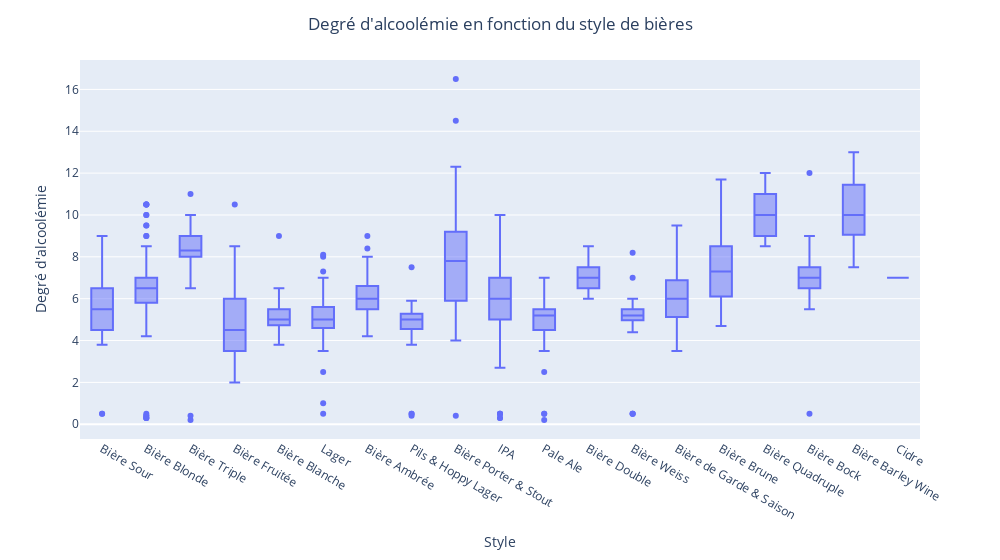

Notebook cell for this chart:
### Markdown cell above
On compte 19 styles de bières différents pour ce dataset. C'est une bonne nouvelle car tous les styles de bière sont représentés. Les bières IPAs (179), blondes (147), Pale Ale (105), Porter & Stout (83) et Triple (80) sont un peu plus nombreuses, tandis que les autres styles de bières sont équitablement répartis avec un contingent moyen de 40 bières (hormis pour le cidre qui ne nous intéresse pas).

Même si le style de la bière n'est pas une caractéristique physico-chimique en soi, on peut se demander si cette variable catégorielle pourrait contribuer à mieux prédire la qualité d'une bière. On garde cette idée dans un coin de notre tête.

### Code cell
fig = px.box(df_beers, x="beer_style", y="abv") 
fig.layout.update(xaxis_title="Style", yaxis_title="Degré d'alcoolémie", width = 1000, title="Degré d'alcoolémie en fonction du style de bières", title_x=0.5)

fig.show()

### Figure 1 — Plotly figure (JSON) as saved in the notebook; plotly's stock layout.template omitted (floating-point values rounded to 4 significant figures; data arrays with more than 128 entries replaced by an {"elided": "..."} marker saying what was removed)
{"data": [{"alignmentgroup": "True", "hovertemplate": "beer_style=%{x}<br>abv=%{y}<extra></extra>", "legendgroup": "", "marker": {"color": "#636efa"}, "name": "", "notched": false, "offsetgroup": "", "orientation": "v", "showlegend": false, "type": "box", "x": {"elided": "1130 str values"}, "x0": " ", "xaxis": "x", "y": {"elided": "1130 float values"}, "y0": " ", "yaxis": "y"}], "layout": {"boxmode": "group", "legend": {"tracegroupgap": 0}, "margin": {"t": 60}, "title": {"text": "Degré d'alcoolémie en fonction du style de bières", "x": 0.5}, "width": 1000, "xaxis": {"anchor": "y", "domain": [0, 1], "title": {"text": "Style"}}, "yaxis": {"anchor": "x", "domain": [0, 1], "title": {"text": "Degré d'alcoolémie"}}}}
